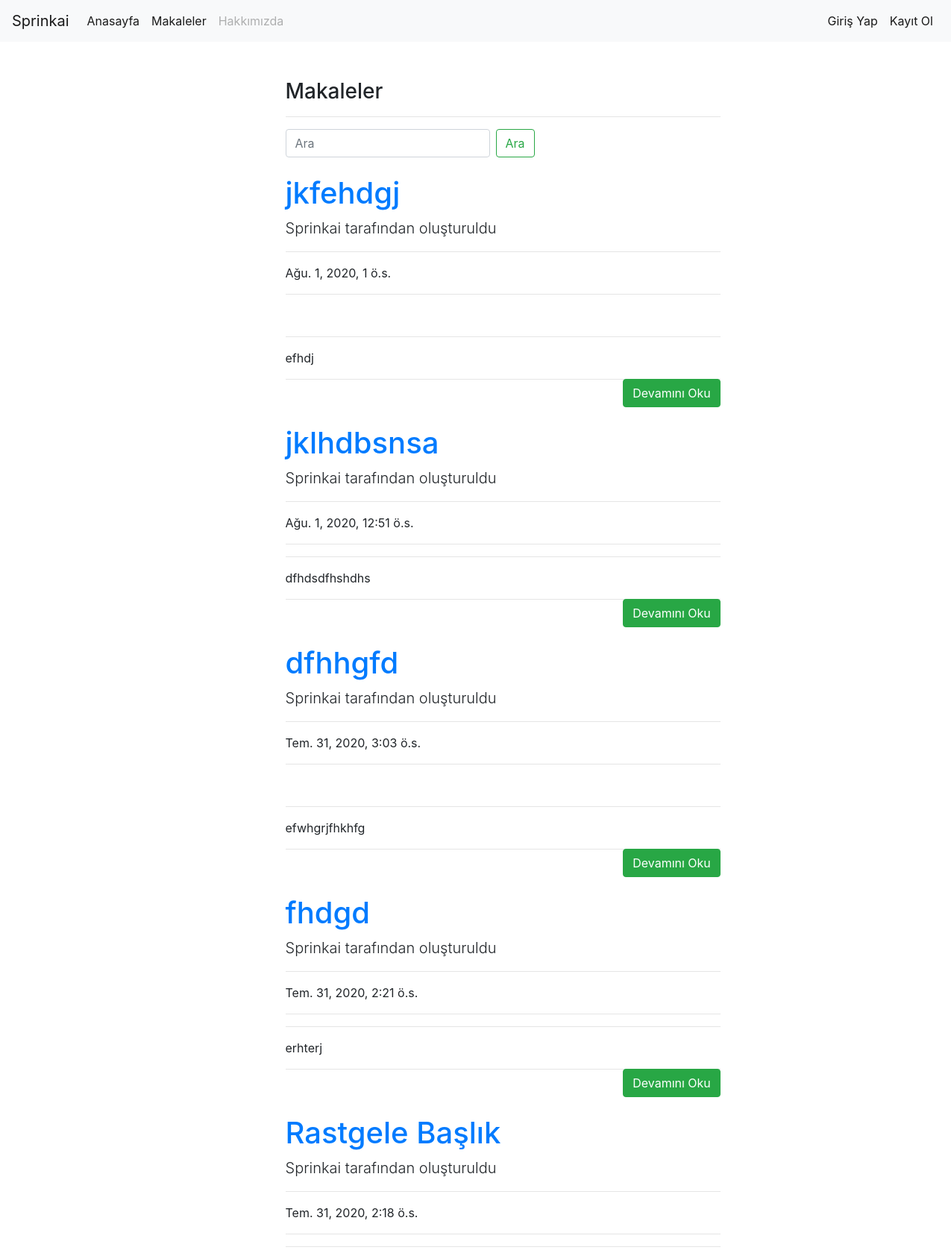
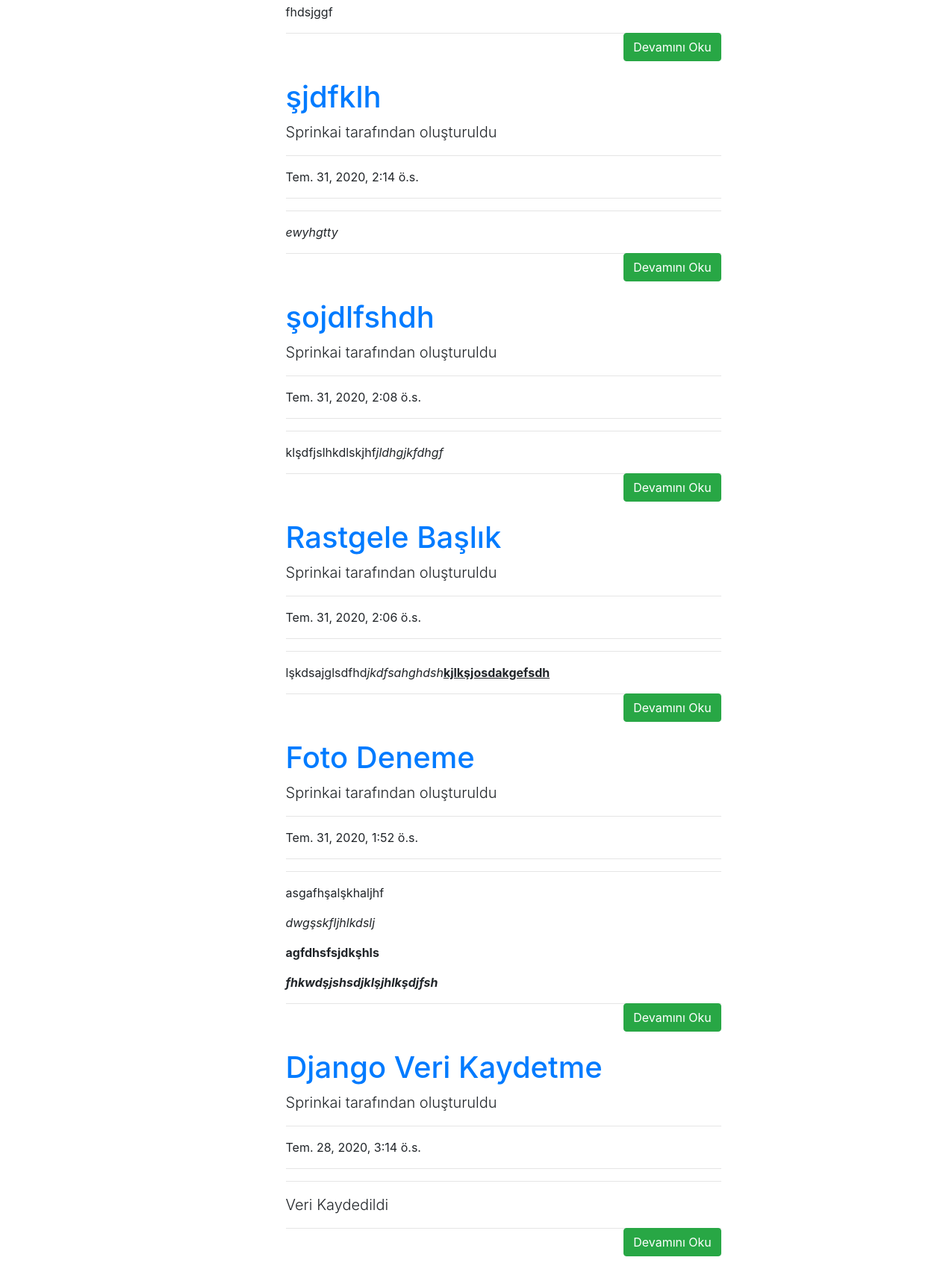
The app's page /articles/ (upper part) with its own data (2 pictures, top to bottom).
### article/models.py (models this page shows, shortened)
class Article(models.Model):
    author = models.ForeignKey("auth.User", on_delete = models.CASCADE, verbose_name = "Yazar")
    title = models.CharField(max_length = 50, verbose_name="Başlık")
    content = RichTextField()
    created_date = models.DateTimeField(auto_now_add=True, verbose_name="Oluşturulma Tarihi")
    article_image = models.FileField(blank=True,null=True, verbose_name="Makaleye Fotoğraf Ekleyin")
    class Meta:
        ordering = ['-created_date']

### article/views.py (the view)
# urls.py: path('', views.articles, name = 'articles'),
def articles(request):
    keyword = request.GET.get("keyword")
    if keyword:
        articles = Article.objects.filter(title__contains = keyword)
        return render(request, "articles.html",{"articles":articles})
    articles = Article.objects.all()
    context = {
        "articles" : articles
    }
    return render(request, "articles.html", context)

### templates/articles.html (shortened to what this page needs)
{% extends "layout.html" %}
{% block body %}
<div class="row">
    <div class="col-md-10 offset-md-3">
      <div class="col-lg-8">
        <h3>Makaleler</h3>
        <hr>
      </div>
    </div>
</div>
<div class="row">
    <div class="col-md-10 offset-md-3">
      <div class="col-lg-8">
        <form class="form-inline my-2 my-lg-0">
          <input class="form-control mr-sm-2"  name="keyword" type="search" placeholder="Ara" aria-label="Search">
          <button class="btn btn-outline-success my-2 my-sm-0" type="submit">Ara</button>
        </form>
      </div>
    </div>
</div>
{% if articles %}
{% for article in articles %}
<div class="row">
    <div class="col-md-10 offset-md-3">
      <div class="col-lg-8">
        <a href="{%url 'article:detail' article.id%}"><h1 class="mt-4">{{article.title}}</h1></a>
        <p class="lead">
          {{article.author.username}} tarafından oluşturuldu
        </p>
        <hr>
        <p>{{article.created_date}}</p>
        <hr>
        <hr>
        <p class = "lead">
            {{article.content|safe|truncatewords:50}}
        </p>
        <a style="float : right;" href="/articles/article/{{article.id}}" class="btn btn-success">Devamını Oku</a>
        <hr>
      </div>
    </div>
</div>
{% endfor %}
{% endif %}
{% endblock body %}

### records on screen
Article: title "jkfehdgj", author.username "Sprinkai", created_date "Ağu. 1, 2020, 1 ö.s.", content "efhdj"
Article: title "jklhdbsnsa", author.username "Sprinkai", created_date "Ağu. 1, 2020, 12:51 ö.s.", content "dfhdsdfhshdhs"
Article: title "dfhhgfd", author.username "Sprinkai", created_date "Tem. 31, 2020, 3:03 ö.s.", content "efwhgrjfhkhfg"
Article: title "fhdgd", author.username "Sprinkai", created_date "Tem. 31, 2020, 2:21 ö.s.", content "erhterj"
Article: title "Rastgele Başlık", author.username "Sprinkai", created_date "Tem. 31, 2020, 2:18 ö.s.", content "fhdsjggf"
Article: title "şjdfklh", author.username "Sprinkai", created_date "Tem. 31, 2020, 2:14 ö.s.", content "ewyhgtty"
Article: title "şojdlfshdh", author.username "Sprinkai", created_date "Tem. 31, 2020, 2:08 ö.s.", content "klşdfjslhkdlskjhf jldhgjkfdhgf"
Article: title "Rastgele Başlık", author.username "Sprinkai", created_date "Tem. 31, 2020, 2:06 ö.s.", content "lşkdsajglsdfhd jkdfsahghdsh kjlkşjosdakgefsdh"
Article: title "Foto Deneme", author.username "Sprinkai", created_date "Tem. 31, 2020, 1:52 ö.s.", content "asgafhşalşkhaljhf dwgşskfljhlkdslj agfdhsfsjdkşhls fhkwdşjshsdjklşjhlkşdjfsh"
Article: title "Django Veri Kaydetme", author.username "Sprinkai", created_date "Tem. 28, 2020, 3:14 ö.s.", content "Veri Kaydedildi"
